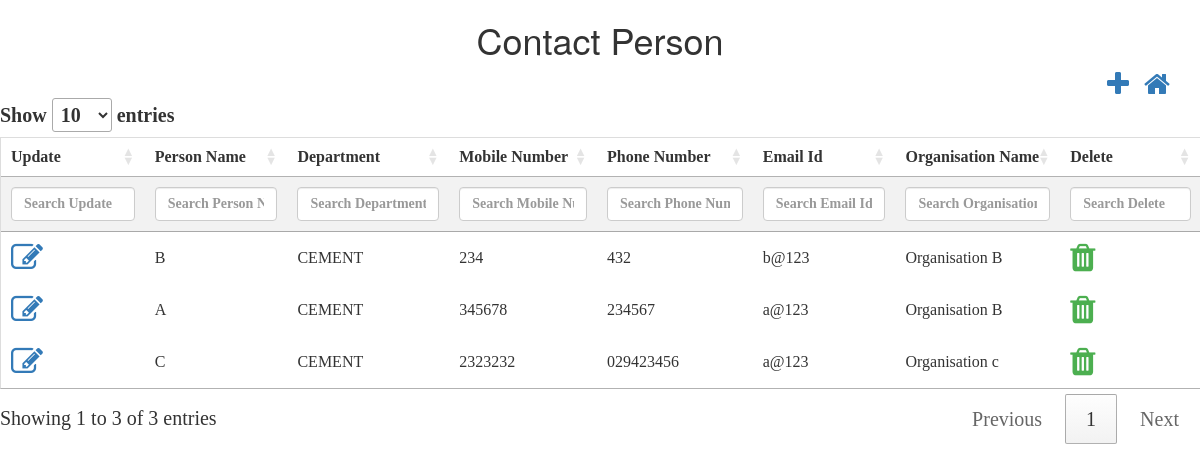
The page /controllers/contactPerson.php (signed in) on the database as committed earlier.
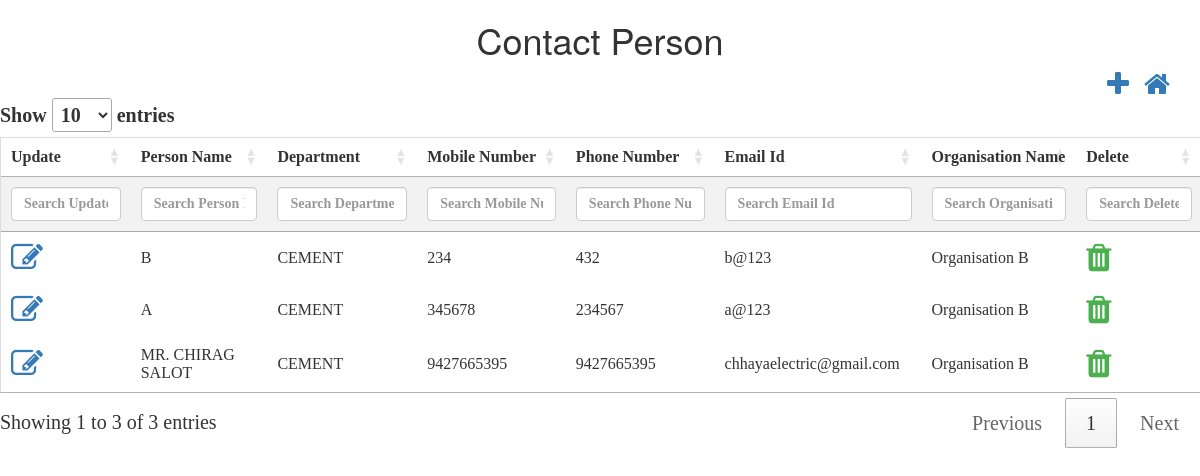
The same page on the database as committed later.
### tables this page shows
CREATE TABLE `tbl_contactperson` (
  `nid` int(10) NOT NULL,
  `ncontact_person_id` int(10) NOT NULL,
  `cperson_name` varchar(50) NOT NULL,
  `ndept_id` int(10) NOT NULL,
  `cmobile_number` varchar(50) NOT NULL,
  `cphone_number` varchar(50) NOT NULL,
  `cemail_id` varchar(50) NOT NULL,
  `norg_id` int(10) NOT NULL,
  `isActive` bit(1) NOT NULL,
  `isAvailable` bit(1) NOT NULL,
  `dcreated_date` datetime NOT NULL,
  `dupdated_date` datetime NOT NULL,
  `ninternal_id` int(11) DEFAULT NULL
);

CREATE TABLE `tbl_department` (
  `nid` int(10) NOT NULL,
  `ndept_id` int(10) NOT NULL,
  `cdept_name` varchar(50) NOT NULL,
  `isActive` bit(1) NOT NULL,
  `isAvailable` bit(1) NOT NULL,
  `dcreated_date` datetime NOT NULL,
  `dupdated_date` datetime NOT NULL,
  `ninternal_id` int(11) DEFAULT NULL
);

CREATE TABLE `tbl_organisation` (
  `nid` int(10) NOT NULL,
  `norg_id` int(10) NOT NULL,
  `corg_name` varchar(50) NOT NULL,
  `corg_address` varchar(50) NOT NULL,
  `corg_city` varchar(50) NOT NULL,
  `corg_state` varchar(50) NOT NULL,
  `corg_country` varchar(50) NOT NULL,
  `corg_mobileNumber` varchar(10) NOT NULL,
  `corg_emailId` varchar(50) NOT NULL,
  `norg_segment_id` int(10) NOT NULL,
  `isActive` bit(1) NOT NULL,
  `isAvailable` bit(1) NOT NULL,
  `dcreated_date` datetime NOT NULL,
  `dupdated_date` datetime NOT NULL,
  `ninternal_id` int(11) DEFAULT NULL
);

### controllers/contactPerson.php (the view, shortened to what this page needs)
<html>
<head>
    <script src="http://ajax.googleapis.com/ajax/libs/jquery/1.11.2/jquery.min.js"></script>
    <link rel="stylesheet" href="../css/theme.css">
    <link rel="stylesheet" href="https://cdn.datatables.net/1.10.22/css/jquery.dataTables.min.css">
    <link rel="stylesheet" href="https://cdnjs.cloudflare.com/ajax/libs/font-awesome/4.7.0/css/font-awesome.min.css">
    <link rel="stylesheet" href="https://maxcdn.bootstrapcdn.com/bootstrap/3.4.1/css/bootstrap.min.css">
</head>
<h1>Contact Person</h1>
<div class="container">
    <a style="float:right;margin-left: 15px;" href="../dashboard.php"><i class="fa fa-home fa-2x"></i></a>
    <a style="float:right" href="#contactPerson_modal" data-toggle="modal" id='add' data-id="1"><i class="fa fa-plus fa-2x"
                                                                                                  aria-hidden="true"></i></a>
</div>
<?php
$conn = OpenCon();
$sql = $sql = "SELECT c.ninternal_id,c.ncontact_person_id,c.cperson_name,c.ndept_id,c.cmobile_number,c.cphone_number,c.cemail_id,c.isAvailable, o.corg_name,d.cdept_name
                    FROM tbl_contactperson AS c
                    INNER JOIN tbl_organisation AS o
                    ON c.norg_id = o.norg_id
                    INNER JOIN tbl_department AS d
                    ON c.ndept_id= d.ndept_id
                    WHERE c.isAvailable=1";
$retval = mysqli_query($conn, $sql);
echo "<table id='contactPersonTable'  name='contactPersonTable' >
            <thead>
            <tr>
            <th style='display:none;'>INTERNAL ID</th>
            <th style='display:none;'>CONTACT PERSON ID</th>
            <th>Update</th>
            <th>Person Name</th>
            <th>Department</th>
            <th>Mobile Number</th>
            <th>Phone Number</th>
            <th>Email Id</th>
            <th>Organisation Name</th>
            <th>Delete</th>
            </tr>
            </thead>
            <tbody>
            ";
while ($row = mysqli_fetch_array($retval, MYSQLI_ASSOC)) {
    echo "<tr>";
    echo "<td ><a  href='#contactPerson_modal' data-toggle='modal' class='updateClass' data-id='2'><i class='fa fa-edit fa-2x'></i></a></td>";
    echo "<td>" . $row['cperson_name'] . "</td>";
    echo "<td>" . $row['cdept_name'] . "</td>";
    echo "<td>" . $row['cmobile_number'] . "</td>";
    echo "<td>" . $row['cphone_number'] . "</td>";
    echo "<td>" . $row['cemail_id'] . "</td>";
    echo "<td>" . $row['corg_name'] . "</td>";
       echo "<td class='action-delete'><i class='fa fa-trash fa-2x' style='color:#4caf50;'</i></td>";
    echo "</tr>";
}
echo "</tbody></table>";
?>
</html>

### css/theme.css (style rules this page uses)
h1 { text-align: center; }
table { border-collapse: collapse; border-spacing: 0; width: 100%; border: 1px solid #ddd; }
th { text-align: left; padding: 10px !important; }
td { text-align: left; padding: 10px !important; }
tr:nth-child(even) { background-color: #f2f2f2; }

Rows that differ between the two databases and show on the page:
removed tbl_contactperson: cperson_name "C", tbl_department.cdept_name "CEMENT", cmobile_number "2323232", cphone_number "029423456", cemail "a@123", tbl_organisation.corg_name "Organisation c"
added tbl_contactperson: cperson_name "MR. CHIRAG SALOT", tbl_department.cdept_name "CEMENT", cmobile_number "9427665395", cphone_number "9427665395", cemail "chhayaelectric@gmail.com", tbl_organisation.corg_name "Organisation B"
